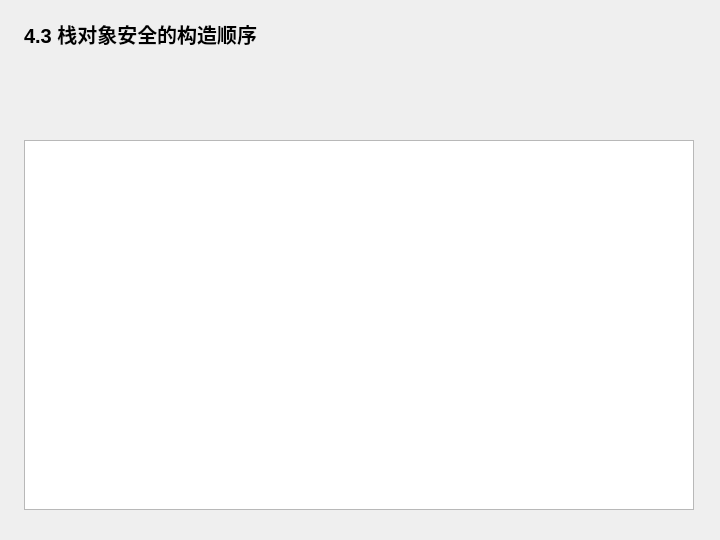
<?xml version="1.0" encoding="UTF-8"?>
<ui version="4.0">
 <class>Widget</class>
 <widget class="QWidget" name="Widget">
  <property name="geometry">
   <rect>
    <x>0</x>
    <y>0</y>
    <width>720</width>
    <height>540</height>
   </rect>
  </property>
  <property name="windowTitle">
   <string>4.3 栈对象安全的构造顺序</string>
  </property>
  <widget class="QLabel" name="headingLabel">
   <property name="geometry">
    <rect>
     <x>24</x>
     <y>18</y>
     <width>670</width>
     <height>32</height>
    </rect>
   </property>
   <property name="text">
    <string>4.3 栈对象安全的构造顺序</string>
   </property>
   <property name="font">
    <font>
     <pointsize>15</pointsize>
     <bold>true</bold>
    </font>
   </property>
  </widget>
  <widget class="QPlainTextEdit" name="outputEdit">
   <property name="geometry">
    <rect>
     <x>24</x>
     <y>140</y>
     <width>670</width>
     <height>370</height>
    </rect>
   </property>
   <property name="readOnly">
    <bool>true</bool>
   </property>
  </widget>
 </widget>
 <resources />
 <connections />
</ui>
